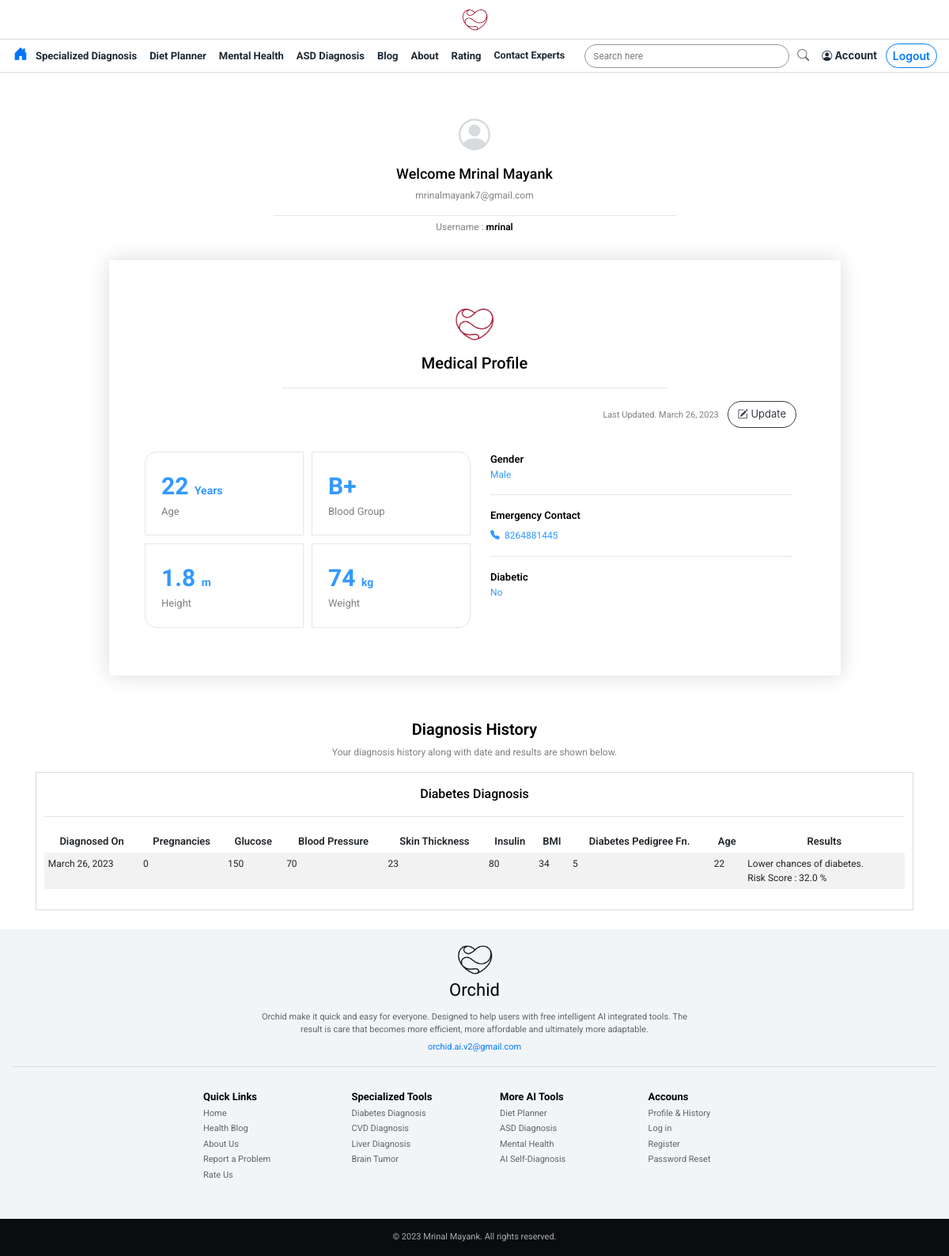
/accounts/ (signed in), run on the app's committed database.
### MAINAPP/models.py (models this page shows, shortened)
class MedicalProfile(models.Model):
	username = models.CharField(max_length= 1000)
	updated_on=models.DateField(blank=True,default=timezone.now)
	age = models.CharField(max_length= 100, blank=True)
	gender = models.CharField(max_length= 100, blank=True)
	blood_group = models.CharField(max_length= 100, blank=True)
	height = models.CharField(max_length= 100, blank=True)
	weight = models.CharField(max_length= 100, blank=True)
	emergency_contact = models.CharField(max_length= 100, blank=True)
	diabetic = models.BooleanField(default=False,null=True, blank=True)

class DiabetesDiagnosisHistory(models.Model):
	username=models.CharField(max_length= 300 ,blank=True)
	Pregnancies=models.CharField(max_length= 300 ,blank=True)
	Glucose=models.CharField(max_length= 300 ,blank=True)
	BloodPressure=models.CharField(max_length= 300 ,blank=True)
	SkinThickness=models.CharField(max_length= 300 ,blank=True)
	Insulin=models.CharField(max_length= 300 ,blank=True)
	BMI=models.CharField(max_length= 300 ,blank=True)
	DiabetesPedigreeFunction=models.CharField(max_length= 300 ,blank=True)
	Age=models.CharField(max_length= 300 ,blank=True)
	outcome=models.CharField(max_length= 300 ,blank=True)
	risk_score=models.CharField(max_length= 300 ,blank=True)
	Diagnosis_Date=models.DateField(blank=True,default=timezone.now)

### MAINAPP/views.py (the view)
# urls.py: path('accounts/', views.accounts,name='accounts'),
def accounts(request):
	created = False
	profiles = MedicalProfile.objects.all()
	if request.user.is_authenticated :
		for i in profiles:
			if i.username == request.user.username:
				created = True
	history1=DiabetesDiagnosisHistory.objects.all()
	history2=HeartDiseaseDiagnosisHistory.objects.all()
	history3=LiverDiseaseDiagnosisHistory.objects.all()
	history4=BrainTumorDiagnosisHistory.objects.all()
	flag1=False
	flag2=False
	flag3=False
	flag4=False
	if request.user.is_authenticated :
		for i in history1:
			if i.username == request.user.username:
				flag1=True
				break
		for i in history2:
			if i.username == request.user.username:
				flag2=True
				break
		for i in history3:
			if i.username == request.user.username:
				flag3=True
				break
		for i in history4:
			if i.username == request.user.username:
				flag4=True
				break
	context = {'profiles':profiles,'created':created,'history1':history1,'history2':history2,'history3':history3,'history4':history4, 'flag1':flag1,'flag2':flag2,'flag3':flag3,'flag4':flag4}
	return render(request, 'MAINAPP/accounts.html', context)

### templates/MAINAPP/accounts.html (shortened to what this page needs)
{%  extends 'MAINAPP/home.html' %}
{% load static %}
{% block content %}
<br>
<div class="bground1 container">
  {% if user.is_authenticated %}
  <div class="container col-lg-6 col-md-10 text-center" style="padding:20px;width:100%">
    <p style="font-size:40px;color:#D7DBDD;margin:5px;"><i class="bi bi-person-circle"></i></p>
      <p style="margin:5px;font-size:18px;font-weight:500;color:black;font-family: 'Roboto', sans-serif;">Welcome {{user.first_name}} {{user.last_name }}</p>
      <p style="font-size:12px;color:grey;font-family: 'Roboto', sans-serif;">{{user.email}}</p>
      <hr  style="margin:3px;">
    <p style="margin:5px;font-size:12px;color:grey;font-family: 'Roboto', sans-serif;">Username : <label style="color:black;font-weight:600;">{{user.username}}</label></p>
  </div>
  <div class="container col-lg-10" style="padding:5%;box-shadow:0px 0px 25px 0px rgba(0, 0, 0,0.15);">
      <div class="text-center">
      <img class=""src="{% static 'images/logo4.png'%}" alt="" style="width:50px;">
      <p style="font-size:20px;font-weight:500;color:black;font-family: 'Roboto', sans-serif;text-align:center;margin:10px;" >Medical Profile</p>
      </div>
      {% if created %}
      <hr style="margin-right:20%;margin-left:20%">
      {% for i in profiles %}
      {% if i.username == user.username %}
      <div class="text-right">
        <label style="font-size:11px;font-family: 'Roboto', sans-serif;color:gray" for="">Last Updated. {{i.updated_on}} &nbsp &nbsp</label><a class="btn btn-outline-dark"data-product="{{ i.id }}"  href="{% url 'update_medical_profile' i.id %}" style="border-radius:30px;border-width:1px;font-size:13px;margin:auto;font-weight:400;"><i class="bi bi-pencil-square"></i> Update</a>
      </div>
      <br>
      <div class="row">
        <div class="col-lg-6 col-md-6 " >
          <div class="row">
          <div class="col-lg-6 col-md-6 col-sm-6 "style="padding:5px">
            <div style="padding:20px;border:1px solid #e6e6e6;border-radius:15px 0px 0px 0px;">
              <p style="color:#3399ff;font-family:'Barlow Semi Condensed',sans-serif;font-size:30px;font-weight:600;margin-bottom:0px;">{{i.age}} <label for="" style="font-size:14px;margin-bottom:0px;">Years</label></p>
              <p style="font-size:13px;font-weight:400;color:gray;font-family: 'Roboto', sans-serif;margin-bottom:0px" >Age</p>
            </div>
          </div>
          <div class="col-lg-6 col-md-6 col-sm-6 "style="padding:5px">
          <div style="padding:20px;border:1px solid #e6e6e6;border-radius:0px 15px 0px 0px">
            <p style="color:#3399ff;font-family:'Barlow Semi Condensed',sans-serif;font-size:30px;font-weight:600;margin-bottom:0px;">{{i.blood_group}} </p>
            <p style="font-size:13px;font-weight:400;color:gray;font-family: 'Roboto', sans-serif;margin-bottom:0px" >Blood Group</p>
          </div>
          </div>
          <div class="col-lg-6 col-md-6 col-sm-6"style="padding:5px">
          <div style="padding:20px;border:1px solid #e6e6e6;border-radius:0px 0px 0px 15px">
            <p style="color:#3399ff;font-family:'Barlow Semi Condensed',sans-serif;font-size:30px;font-weight:600;margin-bottom:0px;">{{i.height}} <label for="" style="font-size:14px;margin-bottom:0px;">m</label></p>
            <p style="font-size:13px;font-weight:400;color:gray;font-family: 'Roboto', sans-serif;margin-bottom:0px" >Height</p>
          </div>
          </div>
          <div class="col-lg-6 col-md-6 col-sm-6"style="padding:5px">
          <div style="padding:20px;border:1px solid #e6e6e6;border-radius:0px 0px 15px 0px">
            <p style="color:#3399ff;font-family:'Barlow Semi Condensed',sans-serif;font-size:30px;font-weight:600;margin-bottom:0px;">{{i.weight}} <label for="" style="font-size:14px;margin-bottom:0px;">kg</label></p>
            <p style="font-size:13px;font-weight:400;color:gray;font-family: 'Roboto', sans-serif;margin-bottom:0px" >Weight</p>
          </div>
          </div>
          </div>
        </div>
        <div class="col-lg-6 col-md-6" style="padding:5px 20px 5px 20px">
          <p style="font-size:13px;font-weight:600;color:black;font-family: 'Roboto', sans-serif;margin-bottom:1px;" >Gender</p>
          <p style="font-size:12px;font-weight:400;color:#3399ff;font-family: 'Roboto', sans-serif;" >{{i.gender}}</p>
          <hr>
          <p style="font-size:13px;font-weight:600;color:black;font-family: 'Roboto', sans-serif;margin-bottom:1px;" >Emergency Contact</p>
          <a  href="tel:{{ i.emergency_contact }}"style="font-size:12px;font-weight:400;color:#3399ff;font-family: 'Roboto', sans-serif;" ><i class="bi bi-telephone-fill"></i>&nbsp {{i.emergency_contact}}</a>
          <hr>
          <p style="font-size:13px;font-weight:600;color:black;font-family: 'Roboto', sans-serif;margin-bottom:1px;" >Diabetic</p>
          {% if i.diabetic %}
          <p style="font-size:12px;font-weight:400;color:#3399ff;font-family: 'Roboto', sans-serif;" >Yes</p>
          {% else %}
          <p style="font-size:12px;font-weight:400;color:#3399ff;font-family: 'Roboto', sans-serif;" >No</p>
          {% endif %}
        </div>
      </div>
      {% endif %}
      {% endfor %}
      {% endif %}
  </div>
  <br><br>
  <p style="margin:5px;font-size:20px;font-weight:600;color:black;font-family: 'Roboto', sans-serif;text-align:center">Diagnosis History</p>
  <p style="font-size:12px;color:grey;font-family: 'Roboto', sans-serif;text-align:center">Your diagnosis history along with date and results are shown below.</p>
  {% if flag1 %}
  <div style="width:100%;padding:10px;border:1px solid #D7DBDD">
    <p style="margin:5px;font-size:16px;font-weight:500;color:black;font-family: 'Roboto', sans-serif;text-align:center">Diabetes Diagnosis</p>
    <hr>
    <table class="table table-striped table-borderless  table-sm table-light" style="background:transparent">
      <thead><tr style="font-family: 'Roboto', sans-serif;font-size:13px;font-weight:600;text-align:center;">
        <td >Diagnosed On</td><td >Pregnancies</td><td >Glucose</td><td >Blood Pressure</td><td ">Skin Thickness</td><td >Insulin</td><td >BMI</td><td >Diabetes Pedigree Fn.</td><td >Age</td><td >Results</td>
      </tr></thead>
     <tbody>
      {% for i in history1 %}
      {% if i.username == user.username %}
      <tr style="font-family: 'Roboto', sans-serif;font-size:12px;font-weight:400;">
        <td >{{ i.Diagnosis_Date }} </td><td >{{ i.Pregnancies }} </td><td >{{ i.Glucose }} </td><td >{{ i.BloodPressure }} </td><td >{{ i.SkinThickness }} </td><td >{{ i.Insulin }} </td><td >{{ i.BMI}} </td><td >{{ i.DiabetesPedigreeFunction }} </td><td >{{ i.Age }} </td><td >{{ i.outcome }} <br> Risk Score : {{ i.risk_score }} %</td>
      </tr>
      {% endif %}
      {% endfor %}
    </tbody>
  </table>
  </div>
  <br>
  {% endif %}
  {% endif %}
</div>
{% endblock content %}

### static/css/main.css (style rules this page uses)
.bground1,.loginwindow { animation: fadeInAnimation ease 4s; animation-iteration-count: 1; animation-fill-mode: backwards; }

### data on the page
MedicalProfile: updated_on "March 26, 2023", age "22", blood_group "B+", height "1.8", weight "74", gender "Male", emergency_contact "8264881445", diabetic "No"
DiabetesDiagnosisHistory: Diagnosis_Date "March 26, 2023", Pregnancies "0", Glucose "150", BloodPressure "70", SkinThickness "23", Insulin "80", BMI "34", DiabetesPedigreeFunction "5", Age "22", outcome "Lower chances of diabetes.", risk_score "32.0"

### other printed values
{{ user.first_name }} "Mrinal"
{{ user.last_name }} "Mayank"
{{ user.email }} "mrinalmayank7@gmail.com"
{{ user.username }} "mrinal"
